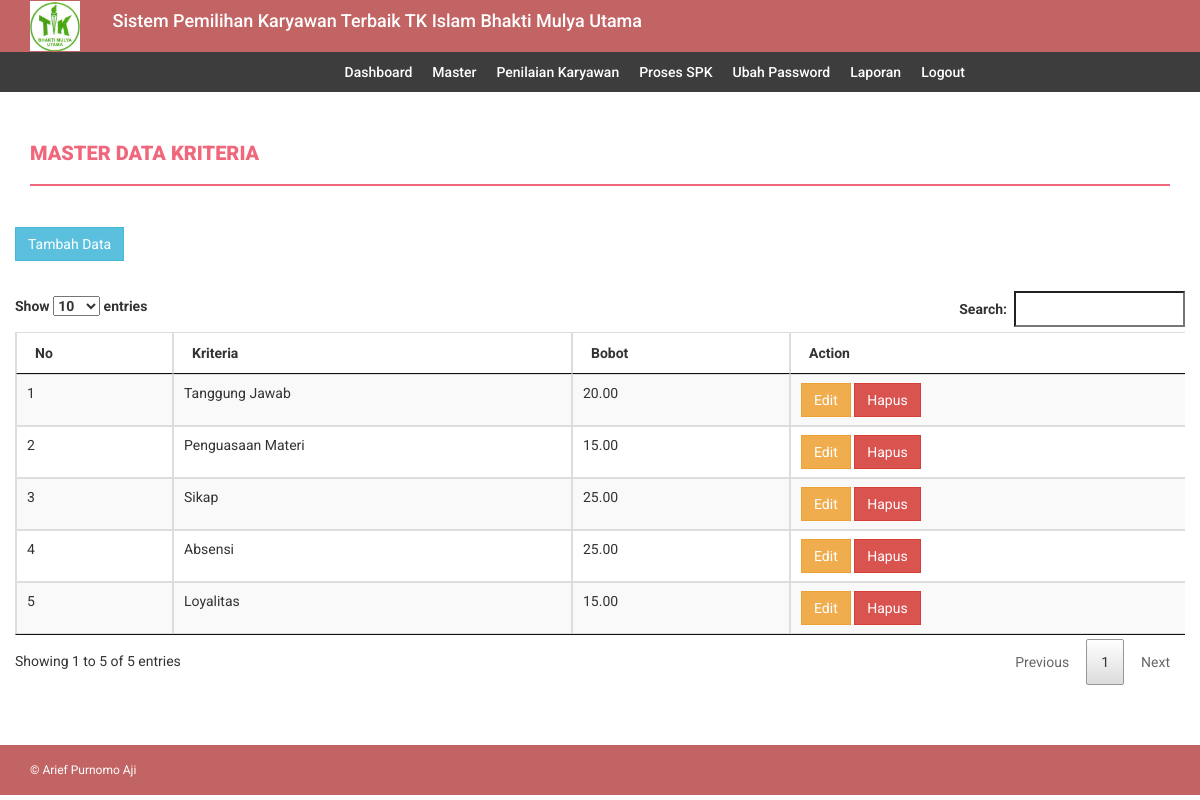
The app's page /tampil_kriteria.php (signed in), older data.
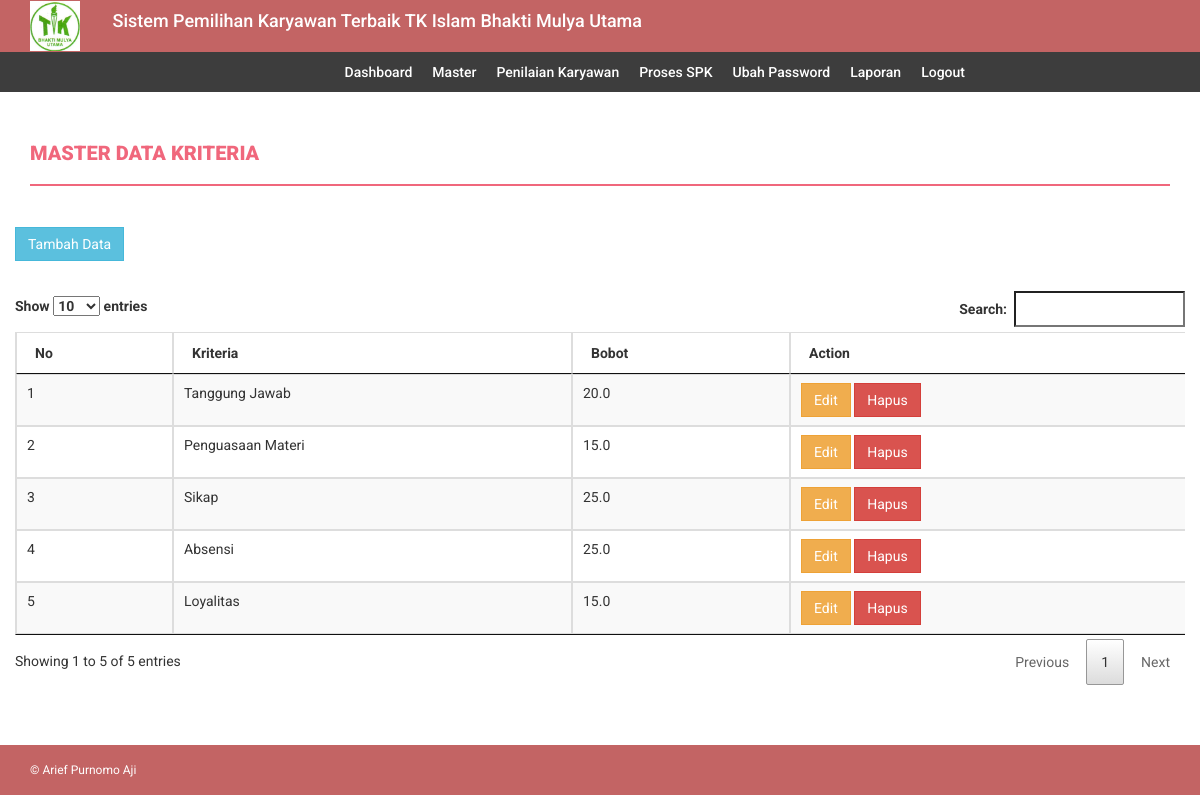
The same page, newer data.
### tables this page shows
CREATE TABLE `kriteria` (
  `id_kriteria` int(11) NOT NULL AUTO_INCREMENT,
  `kriteria` varchar(32) DEFAULT NULL,
  `bobot` float(5,1) DEFAULT NULL,
  `type` varchar(12) DEFAULT NULL,
  PRIMARY KEY (`id_kriteria`)
);

### db/db_config.php (called while the page is built, shortened)
<?php
	class database extends PDO{
		protected $dsn = 'mysql:host=localhost;dbname=db_spk';
		protected $dsu = 'root';
		protected $dsp = '';
		private $cmd = '';
		function __construct(){
			try {
				$this->db = new PDO($this->dsn,$this->dsu,$this->dsp);
			} catch (PDOException $e) {
				echo $e->getMessage();
			}
		}
		function select($c,$t){
			$this->cmd = "select $c from $t";
			return $this;
		}
		function get(){
			$q = $this->db->prepare($this->cmd);
			$q->execute();
			return $q->fetchAll();
		}
	}
?>

### tampil_kriteria.php (the view, shortened to what this page needs)
<?php include 'header.php';?>
<?php include 'menu.php';?>
    <div class="content-wrapper">
        <div class="container">
            <div class="row">
                <div class="col-md-12">
                    <h4 class="page-head-line">Master Data Kriteria</h4>
                </div>
            </div>
            <div class="row">
                <div class="col-md-12">
                </div>
            </div>
            <div class="row">
                <div><a href="input_kriteria.php" class="btn btn-info">Tambah Data</a></div>
                <br>
                <div class="table-responsive">
                    <table id="example1" class="table table-striped table-bordered">
                        <thead>
                            <tr>
                                <th>No</th>
                                <th>Kriteria</th>
                                <th>Bobot</th>
                                <th>Action</th>
                            </tr>
                        </thead>
                        <tbody>
                            <?php $no=1; foreach($db->select('*','kriteria')->get() as $data): ?>
                            <tr>
                                <td><?= $no;?></td>
                                <td>
                                    <?php
                                        $tmp = explode('_',$data['kriteria']);
                                        echo ucwords(implode(' ',$tmp));
                                    ?>
                                </td>
                                <td><?= $data['bobot']?></td>
                                <td>
                                    <a class="btn btn-warning" href="edit_kriteria.php?id=<?php echo $data[0]?>">Edit</a>
                                    <a class="btn btn-danger" onclick="return confirm('Yakin Hapus?')" href="delete_kriteria.php?id=<?php echo $data[0]?>">Hapus</a>
                                </td>
                            </tr>
                            <?php $no++; endforeach; ?>
                        </tbody>
                    </table>
                </div>
            </div>
        </div>
    </div>
<?php include 'footer.php'; ?>

Row changes from the older to the newer data that the page shows:
computed for kriteria "Tanggung Jawab": bobot "20.00" → "20.0"
computed for kriteria "Penguasaan Materi": bobot "15.00" → "15.0"
computed for kriteria "Sikap": bobot "25.00" → "25.0"
computed for kriteria "Absensi": bobot "25.00" → "25.0"
changed kriteria "Loyalitas": bobot "15.00" → "15.0"
